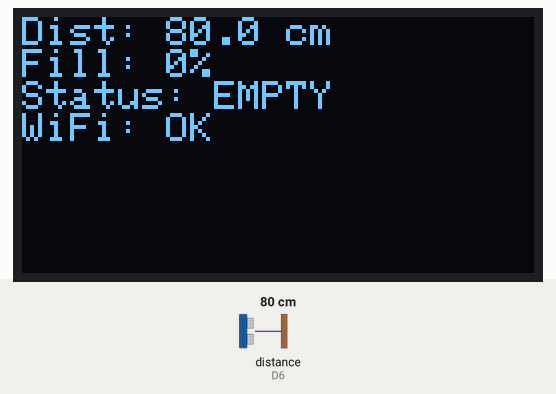
This sketch was run on a simulated ESP8266 (NodeMCU). On the bench: 128×64 one-colour display. Wiring (inferred from the names in the program): ultrasonic range finder: trigger D5; echo D6. The test bench sets the inputs (shaded band); at power-on: distance to the obstacle (sensor on D6) 80 cm. The echo pulse lasts 58.3 µs per cm; WiFi joins after 1.5 s; servers stay silent unless stated; what the sketch prints to the serial monitor is not drawn.

Above: at 2.7 s.
2.8 s: distance to the obstacle (sensor on D6) set to 2 cm
At 4.6 s:
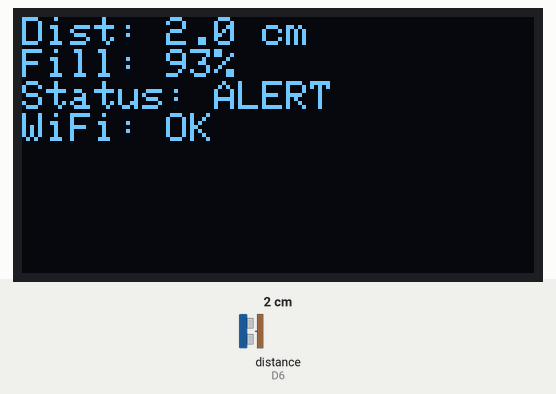
5.1 s: distance to the obstacle (sensor on D6) set to 9 cm
At 6.9 s:
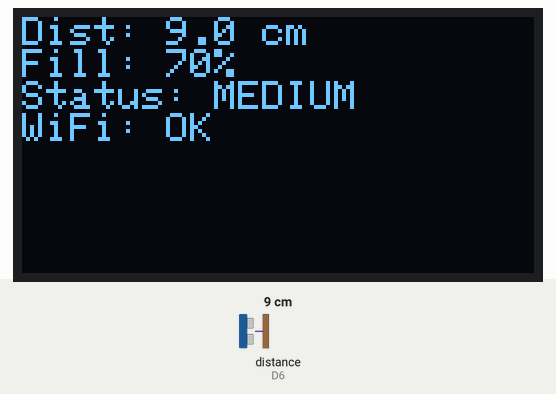
7.2 s: distance to the obstacle (sensor on D6) set to 35 cm
At 8.0 s:
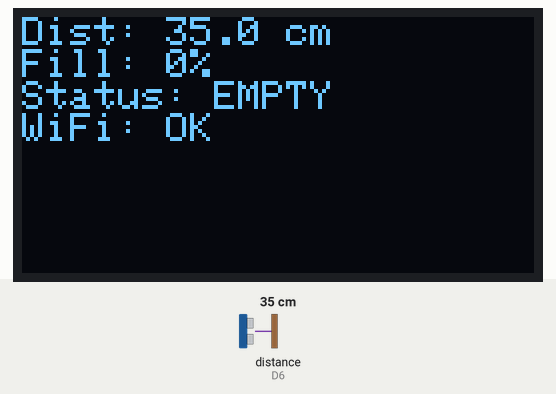
Timing chart, 0 to 10.2 s (numbered marks = the images above; inputs shaded):
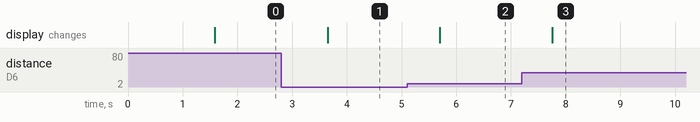

Measured:
- after the input at 2.8 s, the display: changes after 0.85 s (image 1)
- after the input at 5.1 s, the display: changes after 0.60 s (image 2)
- after the input at 7.2 s, the display: changes after 0.56 s (image 3)

The sketch:

Arduino.ino
```cpp
#include <ESP8266WiFi.h>
#include <ThingSpeak.h>

#include <Wire.h>
#include <Adafruit_GFX.h>
#include <Adafruit_SSD1306.h>

// ------------ OLED ------------
#define SCREEN_WIDTH 128
#define SCREEN_HEIGHT 64
Adafruit_SSD1306 display(SCREEN_WIDTH, SCREEN_HEIGHT, &Wire, -1);

// ------------ ULTRASONIC ------------
#define TRIG_PIN D5
#define ECHO_PIN D6
#define BIN_HEIGHT_CM 30.0

// ------------ WIFI / THINGSPEAK ------------
const char* WIFI_SSID = "Has";
const char* WIFI_PASS = "00000000";

unsigned long CHANNEL_ID = 3278017;           // e.g. 2456789
const char* WRITE_API_KEY = "XKZZJVZJ4YEEEYVB";     // e.g. "ABCD1234...."

WiFiClient client;

// ThingSpeak free limit: >= 15s
const unsigned long UPLOAD_INTERVAL_MS = 20000;
unsigned long lastUploadMs = 0;

float readDistanceCm() {
  digitalWrite(TRIG_PIN, LOW);
  delayMicroseconds(2);
  digitalWrite(TRIG_PIN, HIGH);
  delayMicroseconds(10);
  digitalWrite(TRIG_PIN, LOW);

  unsigned long duration = pulseIn(ECHO_PIN, HIGH, 30000UL);
  if (duration == 0) return -1;
  return (duration * 0.0343f) / 2.0f;
}

int statusFromFill(float fillPercent, String &statusText) {
  if (fillPercent < 30) { statusText = "EMPTY"; return 1; }
  if (fillPercent < 80) { statusText = "MEDIUM"; return 2; }
  if (fillPercent < 95) { statusText = "ALERT"; return 3; }
  statusText = "FULL"; return 4;
}

void showOLED(float distance, float fillPercent, const String& status, bool wifiOk) {
  display.clearDisplay();
  display.setTextSize(1);
  display.setTextColor(SSD1306_WHITE);

  display.setCursor(0,0);
  display.print("Dist: ");
  if (distance < 0) display.println("ERR");
  else { display.print(distance, 1); display.println(" cm"); }

  display.print("Fill: ");
  display.print(fillPercent, 0);
  display.println("%");

  display.print("Status: ");
  display.println(status);

  display.print("WiFi: ");
  display.println(wifiOk ? "OK" : "DOWN");

  display.display();
}

void connectWiFi() {
  WiFi.mode(WIFI_STA);
  WiFi.begin(WIFI_SSID, WIFI_PASS);

  unsigned long start = millis();
  while (WiFi.status() != WL_CONNECTED && millis() - start < 12000) {
    delay(300);
  }
}

void setup() {
  Serial.begin(115200);

  pinMode(TRIG_PIN, OUTPUT);
  pinMode(ECHO_PIN, INPUT);

  Wire.begin(D2, D1);
  display.begin(SSD1306_SWITCHCAPVCC, 0x3C);
  display.clearDisplay();
  display.display();

  connectWiFi();
  ThingSpeak.begin(client);

  Serial.println("Setup done.");
  Serial.print("WiFi status: ");
  Serial.println(WiFi.status() == WL_CONNECTED ? "CONNECTED" : "NOT CONNECTED");
}

void loop() {
  float distance = readDistanceCm();
  float fillPercent = 0;

  if (distance >= 0) {
    fillPercent = ((BIN_HEIGHT_CM - distance) / BIN_HEIGHT_CM) * 100.0f;
    if (fillPercent < 0) fillPercent = 0;
    if (fillPercent > 100) fillPercent = 100;
  }

  String status;
  int statusCode = statusFromFill(fillPercent, status);

  bool wifiOk = (WiFi.status() == WL_CONNECTED);
  if (!wifiOk) connectWiFi();

  showOLED(distance, fillPercent, status, WiFi.status() == WL_CONNECTED);

  // Upload to ThingSpeak every 20 seconds
  if (millis() - lastUploadMs >= UPLOAD_INTERVAL_MS) {
    lastUploadMs = millis();

    ThingSpeak.setField(1, (distance < 0) ? 0 : distance);
    ThingSpeak.setField(2, fillPercent);
    ThingSpeak.setField(3, statusCode);

    int code = ThingSpeak.writeFields(CHANNEL_ID, WRITE_API_KEY);

    Serial.print("ThingSpeak writeFields code: ");
    Serial.println(code); // 200 = OK
  }

  delay(1000);
}
```
